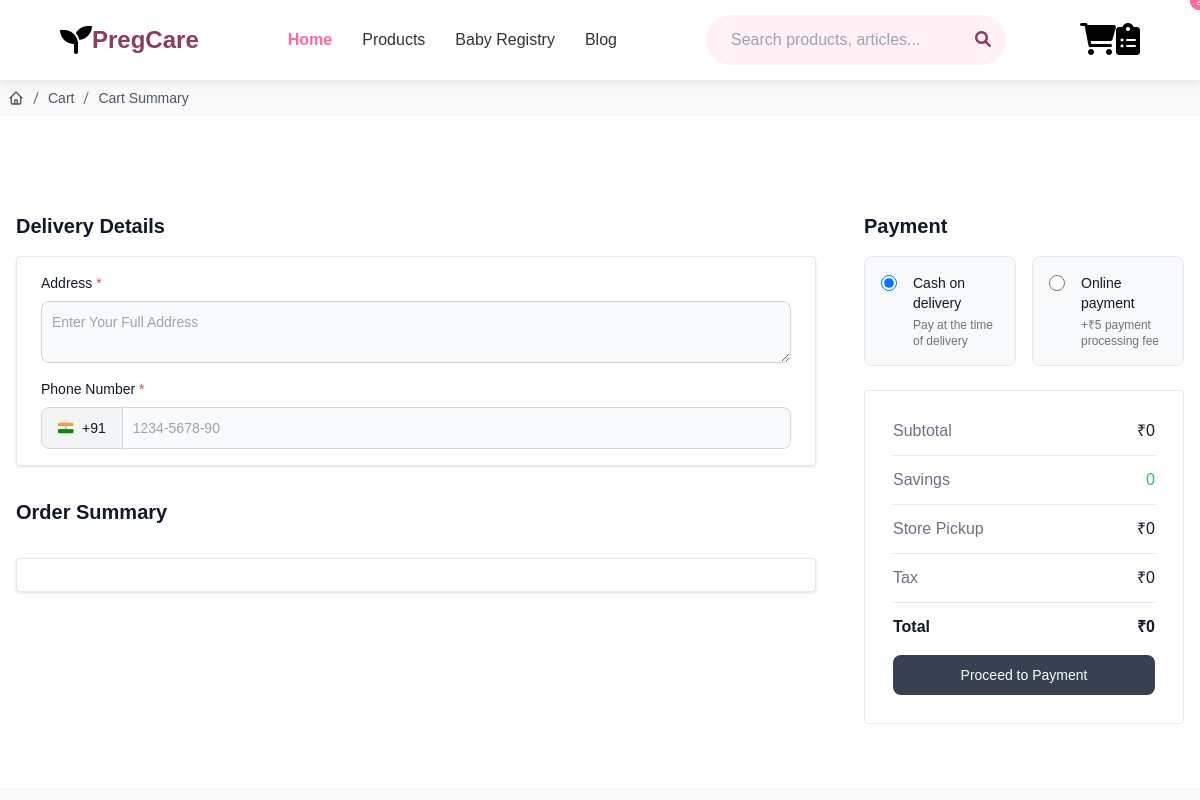
The page /shop/place/order/ (signed in) on the database as committed earlier.
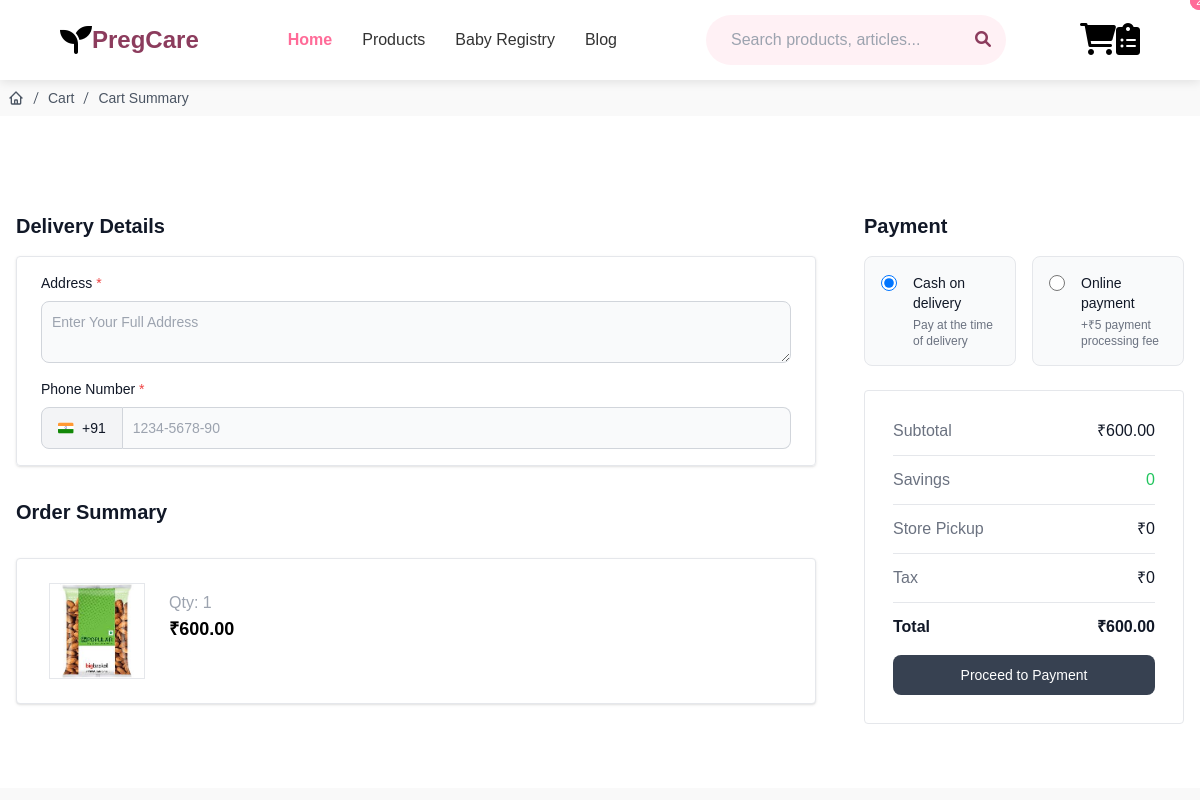
The same page on the database as committed later.
### ecommerce/models.py (models this page shows, shortened)
class CartModel(models.Model):
    product_object=models.ForeignKey(Product,on_delete=models.CASCADE)
    owner=models.ForeignKey(User,on_delete=models.CASCADE)
    quantity=models.PositiveIntegerField()
    is_order_placed=models.BooleanField(default=False)
    created_at = models.DateTimeField(auto_now_add=True)
    updated_at = models.DateTimeField(auto_now_add=True)
    def item_total(self):
        return self.quantity*self.product_object.price

class Product(models.Model):
    category = models.ForeignKey(ProductCategory, related_name='products', on_delete=models.CASCADE)
    name = models.CharField(max_length=100)
    slug = models.SlugField(max_length=100, unique=True)
    image = models.ImageField(upload_to='products/%Y/%m/%d', blank=True)
    description = models.TextField(blank=True)
    TRIMESTER_CHOICES = [
        ('First', 'First Trimester'),
        ('Second', 'Second Trimester'),
        ('Third', 'Third Trimester'),
    ]
    recommended_trimesters = models.CharField(max_length=100, choices=[
        ('All', 'All Trimesters'),
        ('First', 'First Trimester'),
        ('Second', 'Second Trimester'),
        ('Third', 'Third Trimester'),
        ('First,Second', 'First & Second Trimesters'),
        ('Second,Third', 'Second & Third Trimesters'),
        ('First,Third', 'First & Third Trimesters'),
    ], default='All')
    key_nutrients = models.ManyToManyField(NutrientCategory, blank=True)
    calories = models.PositiveIntegerField(default=0)
    protein = models.DecimalField(max_digits=6, decimal_places=2, default=0)
    carbohydrates = models.DecimalField(max_digits=6, decimal_places=2, default=0)
    fats = models.DecimalField(max_digits=6, decimal_places=2, default=0)
    fiber = models.DecimalField(max_digits=6, decimal_places=2, default=0)
    iron = models.DecimalField(max_digits=6, decimal_places=2, default=0)
    calcium = models.DecimalField(max_digits=6, decimal_places=2, default=0)
    folate = models.DecimalField(max_digits=6, decimal_places=2, default=0)
    is_organic = models.BooleanField(default=False)
    is_gluten_free = models.BooleanField(default=False)
    is_dairy_free = models.BooleanField(default=False)
    price = models.DecimalField(max_digits=10, decimal_places=2)
    discount_price = models.DecimalField(max_digits=10, decimal_places=2, null=True, blank=True)
    stock = models.PositiveIntegerField()
    available = models.BooleanField(default=True)
    created_date = models.DateTimeField(auto_now_add=True)
    updated_date = models.DateTimeField(auto_now=True)
    is_active = models.BooleanField(default=True)
    class Meta:
        ordering = ('name',)
        indexes = [
                models.Index(fields=['id', 'slug'])
         ]

### ecommerce/views.py (the view, shortened to what this page needs)
# urls.py: path('place/order/',views.PlaceOrderView.as_view(),name='place-order'),
class PlaceOrderView(View):
    template_name = 'place_order.html'
    form_class = OrderForm
    def get(self,request,*args,**kwargs):
        form_instance = self.form_class()
        qs = CartModel.objects.filter(owner=request.user,is_order_placed=False)
        basket_total = sum([c.item_total() for c in qs])
        return render(request,self.template_name,{'form':form_instance,'cartitems':qs,'total':basket_total})

### ecommerce/forms.py
class OrderForm(forms.ModelForm):
    class Meta:
        model = OrderModel
        fields = ["address","phone","payment_method"]

### ecommerce/templates/place_order.html (shortened to what the changed rows need)
{% extends 'basee.html' %}
{% block main1_block %}
<section class="bg-white py-8 antialiased light:bg-gray-900 md:py-16">
  <form action="#" method="post" class="mx-auto max-w-screen-xl px-4 2xl:px-0">
      <div class="mt-6 sm:mt-8 lg:flex lg:items-start lg:gap-12 xl:gap-16">
        <div class="min-w-0 flex-1 space-y-8">
          <div class="space-y-4">
            <h2 class="text-xl font-semibold text-gray-900 light:text-white">Delivery Details</h2>
            <div class="grid grid-cols-1 gap-4 sm:grid-cols-1 border px-4 py-4 sm:px-6 shadow rounded">
            </div>
        </div>
          <h2 class="text-xl font-semibold text-gray-900 light:text-white">Order Summary</h2>
          <div class="space-y-3 border bg-white px-2 py-4 sm:px-6 shadow rounded">
          {% for i in cartitems %}
            <div class="flex flex-col rounded-lg bg-white sm:flex-row">
              {% if i.product_object.image %}
                <img class="m-2 h-24 w-28 border object-cover object-center" src="{{i.product_object.image.url}}" alt="" />
              {% else %}
                <img class="m-2 h-24 w-28 border object-cover object-center" src="https://images.unsplash.com/photo-1523381210434-271e8be1f52b?ixlib=rb-1.2.1&ixid=MnwxMjA3fDB8MHxwaG90by1wYWdlfHx8fGVufDB8fHx8&auto=format&fit=crop&w=1770&q=80" alt="" />
              {% endif %}
              <div class="flex w-full flex-col px-4 py-4">
                <span class="float-right text-gray-400">Qty: {{i.quantity}}</span>
                <p class="text-lg font-bold">₹{{i.product_object.price}}</p>
              </div>
            </div>
            {% endfor %}
          </div>
        </div>
        <div class="mt-6 w-full space-y-6 sm:mt-8 lg:mt-0 lg:max-w-xs xl:max-w-md">
          <div class="flow-root border rounded p-7">
            <div class="-my-3 divide-y divide-gray-200 light:divide-gray-800">
              <dl class="flex items-center justify-between gap-4 py-3">
                <dt class="text-base font-normal text-gray-500 light:text-gray-400">Subtotal</dt>
                <dd class="text-base font-medium text-gray-900 light:text-white">₹{{total}}</dd>
              </dl>
              <dl class="flex items-center justify-between gap-4 py-3">
                <dt class="text-base font-bold text-gray-900 light:text-white">Total</dt>
                <dd class="text-base font-bold text-gray-900 light:text-white">₹{{total}}</dd>
              </dl>
            </div>
          </div>
        </div>
      </div>
    </form>
</section>
{% endblock %}

Rows that differ between the two databases and show on the page:
added CartModel: product_object.image (picture), quantity "1", product_object.price "600.00"
Other text that changed with them:
{{ total }}: "0" → "600.00"
